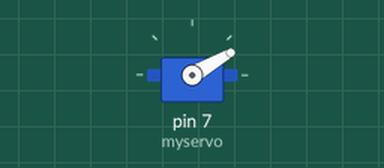
Recording of a sketch running on a simulated Arduino Uno, built with avr-gcc and run on an emulated ATmega328P. On the bench: servo.

Above: at 0.05 s.
At 5.5 s:
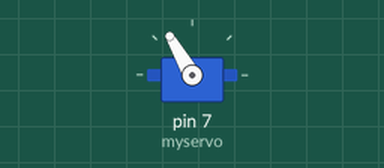
Timing chart, 0 to 7.2 s (numbered marks = the images above):
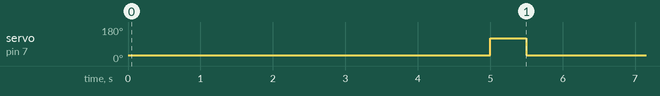

The sketch:

Sweep.ino
```cpp
#include <Servo.h>
Servo myservo;
void setup()
{
  myservo.attach(7);
}
void loop()
{
  myservo.write(30);
  delay(5000);
  myservo.write(120);
  delay(500);
}
```

Measured:
- by itself, servo on pin 7 (myservo): alternates 120° for 0.50 s and 30° for 5.0 s
